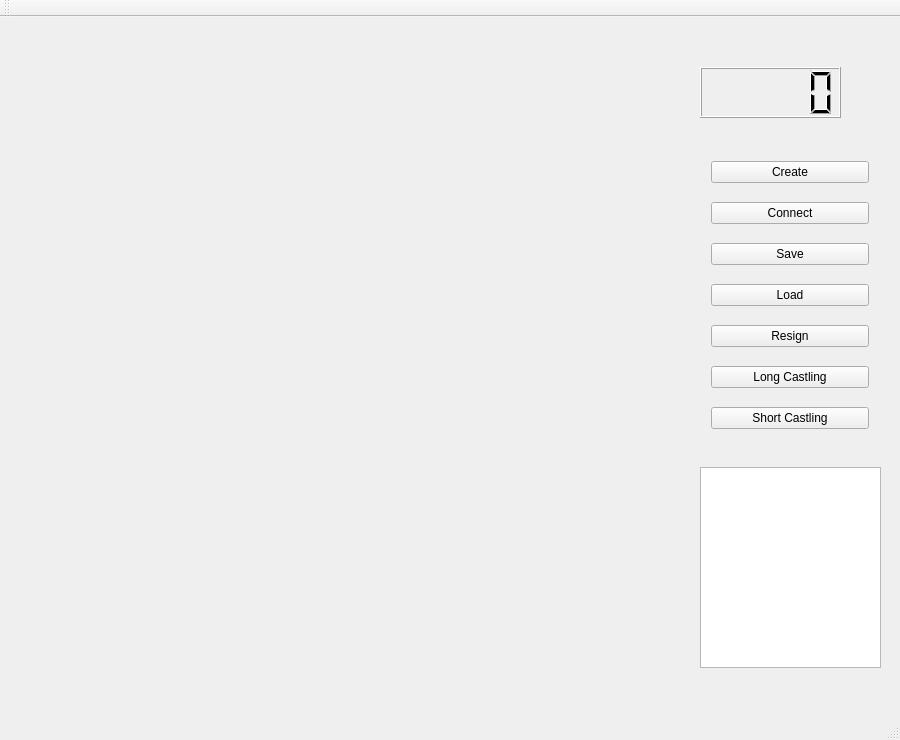
<?xml version="1.0" encoding="UTF-8"?>
<ui version="4.0">
 <class>MainWindow</class>
 <widget class="QMainWindow" name="MainWindow">
  <property name="geometry">
   <rect>
    <x>0</x>
    <y>0</y>
    <width>900</width>
    <height>740</height>
   </rect>
  </property>
  <property name="windowTitle">
   <string>MainWindow</string>
  </property>
  <widget class="QWidget" name="centralWidget">
   <widget class="QWidget" name="layoutWidget">
    <property name="geometry">
     <rect>
      <x>700</x>
      <y>120</y>
      <width>180</width>
      <height>316</height>
     </rect>
    </property>
    <layout class="QVBoxLayout" name="verticalLayout">
     <item>
      <widget class="QPushButton" name="CreateButton">
       <property name="text">
        <string>Create</string>
       </property>
      </widget>
     </item>
     <item>
      <widget class="QPushButton" name="ConnectButton">
       <property name="text">
        <string>Connect</string>
       </property>
      </widget>
     </item>
     <item>
      <widget class="QPushButton" name="SaveButton">
       <property name="text">
        <string>Save</string>
       </property>
      </widget>
     </item>
     <item>
      <widget class="QPushButton" name="LoadButton">
       <property name="text">
        <string>Load</string>
       </property>
      </widget>
     </item>
     <item>
      <widget class="QPushButton" name="ResignButton">
       <property name="text">
        <string>Resign</string>
       </property>
      </widget>
     </item>
     <item>
      <widget class="QPushButton" name="LongCastlingButton">
       <property name="text">
        <string>Long Castling</string>
       </property>
      </widget>
     </item>
     <item>
      <widget class="QPushButton" name="ShortCastlingButton">
       <property name="text">
        <string>Short Castling</string>
       </property>
      </widget>
     </item>
    </layout>
   </widget>
   <widget class="QTextBrowser" name="textBrowser">
    <property name="geometry">
     <rect>
      <x>700</x>
      <y>450</y>
      <width>181</width>
      <height>201</height>
     </rect>
    </property>
   </widget>
   <widget class="QLCDNumber" name="lcdNumber">
    <property name="geometry">
     <rect>
      <x>700</x>
      <y>50</y>
      <width>141</width>
      <height>51</height>
     </rect>
    </property>
   </widget>
   <widget class="QLabel" name="TurnLabel">
    <property name="geometry">
     <rect>
      <x>700</x>
      <y>0</y>
      <width>181</width>
      <height>41</height>
     </rect>
    </property>
    <property name="text">
     <string/>
    </property>
   </widget>
  </widget>
  <widget class="QMenuBar" name="menuBar">
   <property name="geometry">
    <rect>
     <x>0</x>
     <y>0</y>
     <width>900</width>
     <height>33</height>
    </rect>
   </property>
  </widget>
  <widget class="QToolBar" name="mainToolBar">
   <attribute name="toolBarArea">
    <enum>TopToolBarArea</enum>
   </attribute>
   <attribute name="toolBarBreak">
    <bool>false</bool>
   </attribute>
  </widget>
  <widget class="QStatusBar" name="statusBar"/>
 </widget>
 <layoutdefault spacing="6" margin="11"/>
 <resources/>
 <connections/>
</ui>
